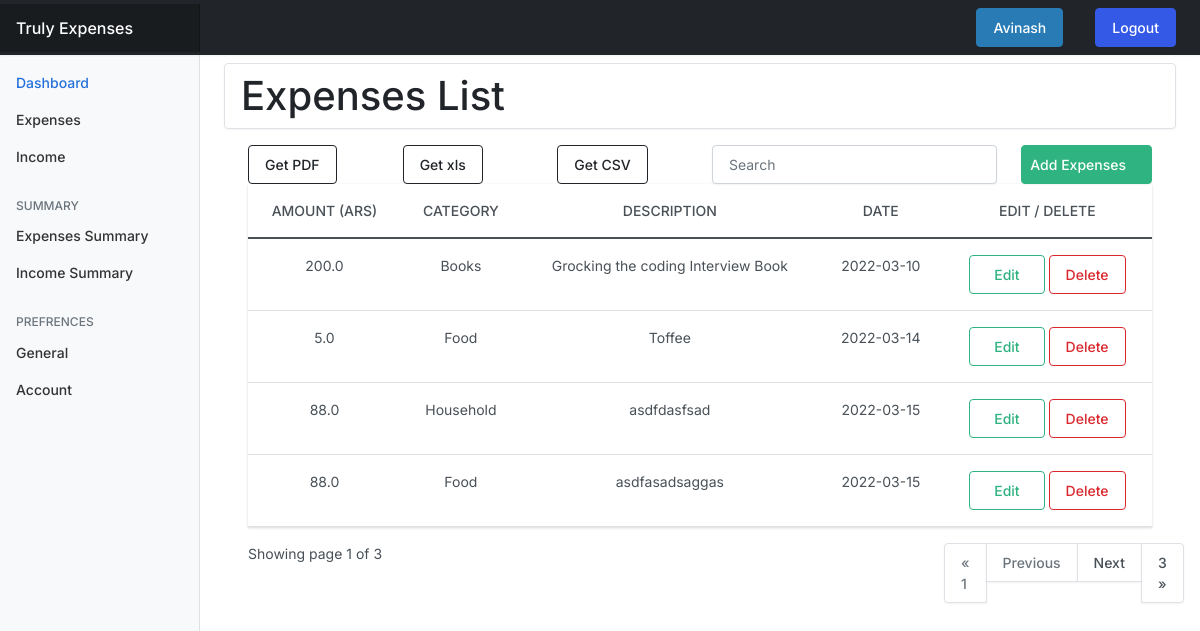
The app's page /expenses/ (signed in) with its own data.
### userprefrences/models.py (models this page shows, shortened)
class UserPrefrences(models.Model):
    user = models.OneToOneField(User, on_delete = models.CASCADE)
    currency = models.CharField(max_length=255, blank=True, null=True, default="INR")
    def currency_name(self):
        return str(self.currency)

### expenses/models.py (models this page shows, shortened)
class Expense(models.Model):
    amount = models.FloatField()
    date = models.DateField(default=now)
    description = models.TextField()
    owner = models.ForeignKey(to=User, on_delete = models.CASCADE)
    category = models.CharField(max_length=266)
    class Meta:
        ordering: ['-date']

### expenses/views.py (the view)
# urls.py: path("", views.index, name="expenses"),
@login_required(login_url="/authentication/login/")
def index(request):
    categories = Category.objects.all()
    expenses = Expense.objects.filter(owner=request.user)
    paginator = Paginator(expenses, 4)
    page_number = request.GET.get('page')
    page_obj = Paginator.get_page(paginator, page_number)
    try:
        currency = UserPrefrences.objects.get(user = request.user)
    except:
        currency = UserPrefrences.objects.create(user=request.user)
    currency = currency.currency_name()
    context = {
        "expenses":expenses,
        "page_obj":page_obj,
        "currency":currency,
    }
    return render(request, "expenses/index.html", context)

### templates/expenses/index.html (shortened to what this page needs)
{% extends 'base.html' %}
{% load static %}
{% block content %}
<nav aria-label="breadcrumb d-flex flex-column" >
    <span class="breadcrumb mt-2 d-flex justify-content-between mt-2">
        <h1 class="mt-2 mb-2">Expenses List</h1>
    </span>
</nav>
<div class="container-lg ">
    <div class="row">
        <div class="col-md-2 col-2">
            <a href="" class="btn btn-outline-dark">Get PDF</a>
        </div>
        <div class="col-md-2 col-2">
            <a href="" class="btn btn-outline-dark">Get xls</a>
        </div>
        <div class="col-md-2 col-2" class="btn btn-outline-dark">
            <a href="{% url 'exp-export-csv' %}" class="btn btn-outline-dark">Get CSV</a>
        </div>
        <div class="col-md-4 col-4">
            <div class="form-group">
                <input
                    type="text"
                    class="form-control"
                    placeholder="Search"
                    id="searchField"
                >
            </div>
        </div>
        <div class="col-md-2 col-2 text-center">
            <a href="{% url 'add-expenses' %}" class="btn btn-success d-flex align-items-center px-2">Add Expenses</a>
        </div>
    </div>
    {% if expenses.count %}
    <div class="app-table">
        <table class="table table-stripped table-hover text-center">
            <thead>
                <tr>
                    <th>Amount ({{currency}})</th>
                    <th>Category</th>
                    <th>Description</th>
                    <th>Date</th>
                    <th>Edit / Delete</th>
                </tr>
            </thead>
            <tbody>
                {% for expense in page_obj %}
                <tr>
                    <td>{{expense.amount}}</td>
                    <td>{{expense.category}}</td>
                    <td>{{expense.description}}</td>
                    <td>{{expense.date|date:'Y-m-d'}}</td>
                    <td class="mx-2">
                        <a class="btn btn-outline-success px-4 " href="{% url 'edit-expenses' expense.id %}">Edit</a>
                        <a class="btn btn-outline-danger px-3 " href="{% url 'delete-expenses' expense.id %}">Delete</a>
                    </td>
                </tr>
                {% endfor %}
            </tbody>
        </table>
    </div>
    <div class="pagination-container">
        <div class="row">
            <div class="col-md-3">
                Showing page {{page_obj.number}} of {{ page_obj.paginator.num_pages }}
            </div>
            <div class="col-md-6"></div>
            <div class="col-md-3 float-right">
                <ul class="pagination align-right float-right mr-auto">
                    {% if page_obj.has_previous %}
                        <li {% if page_obj.number == "1" %} class="page-item active" {% endif %}>
                            <a class="page-link" href="?page=1">&laquo; 1</a>
                        </li>
                        <li class="page-item">
                            <a class="page-link" href="?page={{ page_obj.previous_page_number }}">Previous</a>
                        </li>
                    {% else %}
                        <li class="page-item disabled">
                            <a class="page-link disabled" href="" >&laquo; 1</a>
                        </li>
                        <li class="page-item disabled ">
                            <a class="page-link disabled " href="">Previous</a>
                        </li>
                    {% endif %}
                    {% if page_obj.has_next %}
                        <li class="page-item">
                            <a class="page-link" href="?page={{ page_obj.next_page_number }}">Next</a>
                        </li>
                        <li class="page-item">
                            <a class="page-link" href="?page={{ page_obj.paginator.num_pages }}">{{ page_obj.paginator.num_pages}} &raquo;</a>
                        </li>
                    {% endif %}
                </ul>
            </div>
        </div>
    </div>
    {% endif %}
</div>
{% endblock content %}

### templates/base.html (shortened to what this page needs)
{% load static %}
<!doctype html>
<html lang="en">
  <head>
    <link href="{% static 'css/bootstrap.min.css' %}" rel="stylesheet">
    <link href="{% static 'css/main.css' %}" rel="stylesheet">
    <link href="{% static 'css/dashboard.css' %}" rel="stylesheet">
  </head>
  <body>
<header class="navbar navbar-dark sticky-top bg-dark flex-md-nowrap p-0 shadow">
  <a class="navbar-brand col-md-3 col-lg-2 me-0 px-3" href="{% url 'expenses' %}">Truly Expenses</a>
  <div class="navbar-nav">
    <div class="nav-item text-nowrap d-flex">
      <div class="nav-link px-3">
        <a href="" class="nav-link px-3 btn btn-info" style="text-transform:capitalize">{{request.user}}</a>
      </div>
      <form action="{% url 'logout' %}" method="post" class="nav-link px-3">
        <input class="nav-link px-3 btn btn-primary" type="Submit" value="Logout">
      </form>
    </div>
  </div>
</header>
<div class="container-fluid">
  <div class="row">
    {% include 'partials/sidebar.html' %}
    <main class="col-md-9 ms-sm-auto col-lg-10 px-md-4">
      {% block content %}
      {% endblock content %}
    </main>
  </div>
</div>
  </body>
</html>

### expense_tracker/static/css/dashboard.css (style rules this page uses)
body { font-size: .875rem; }
.navbar-brand { padding-top: .75rem; padding-bottom: .75rem; font-size: 1rem; background-color: rgba(0, 0, 0, .25); box-shadow: inset -1px 0 0 rgba(0, 0, 0, .25); }

### records on screen
UserPrefrences: currency "ARS"
Expense: amount "200.0", category "Books", description "Grocking the coding Interview Book", date "2022-03-10"
Expense: amount "5.0", category "Food", description "Toffee", date "2022-03-14"
Expense: amount "88.0", category "Household", description "asdfdasfsad", date "2022-03-15"
Expense: amount "88.0", category "Food", description "asdfasadsaggas", date "2022-03-15"

### other values on screen
{{ request.user }} "Avinash"
{{ page_obj.number }} "1"
{{ page_obj.paginator.num_pages }} "3"
